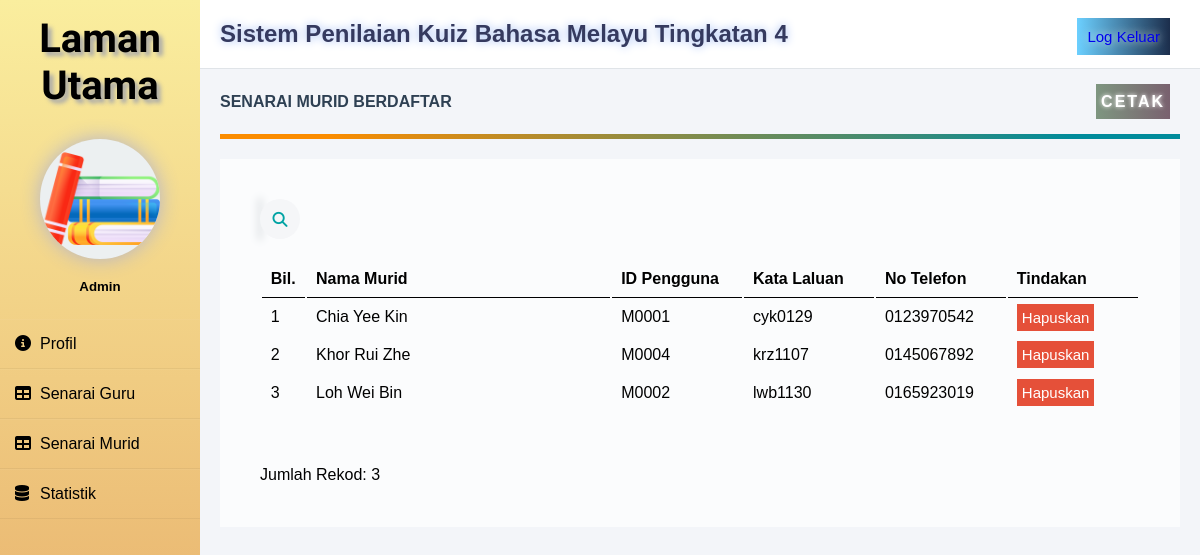
The app's page /senaraimurid.php (signed in) with its own data.
### tables this page shows
CREATE TABLE `pengguna` (
  `idpengguna` varchar(10) NOT NULL,
  `peranan` varchar(10) NOT NULL,
  `nama` varchar(20) NOT NULL,
  `katalaluan` varchar(10) NOT NULL,
  `notel` varchar(12) NOT NULL
);

### senaraimurid.php (the view, shortened to what this page needs)
<?php
require 'connect.php';
include('template/sidebar.php');
?>
<head>
    <link rel="stylesheet" href="css/senaraimuridstyle.css?v=<?php echo time(); ?>">
</head>
        <div class="space">
            <div class="header">
                <h2>Sistem Penilaian Kuiz Bahasa Melayu Tingkatan 4</h2>
                <div class="logoutbutton"><a href="logout.php">Log Keluar</a></div>
            </div>
            <div class="maincontent">
                <div class="title">SENARAI MURID BERDAFTAR</div>
                <a name="cetak" onclick="window.print()">CETAK</a>
                <div class="separator"></div>
                <div class="detailbox">
                    <?php
                        $querymurid = mysqli_query($conn, "SELECT * FROM pengguna WHERE peranan='murid' ORDER BY nama ASC");
                        ?>
                        <div class="searchbox">
                            <div class="searchbutton">
                                <i class="fas fa-search"></i>
                            </div>
                        </div>
                        <table class="senaraimurid" id="senaraimurid" autowidth="false">
                            <thead>
                                <tr>
                                    <th style="width: 5%;">Bil.</th>
                                    <th style="width: 35%;">Nama Murid</th>
                                    <th style="width: 15%;">ID Pengguna</th>
                                    <th style="width: 15%;">Kata Laluan</th>
                                    <th style="width: 15%;">No Telefon</th>
                                    <th style="width: 15%;">Tindakan</th>
                                </tr>
                            </thead>
                            <?php
                                if($querymurid==TRUE){
                                    $count = mysqli_num_rows($querymurid);
                                    if($count>0){
                                        $bil = 1;
                                        while($fetchmurid = mysqli_fetch_assoc($querymurid)): ?>
                                        <tbody>
                                            <tr>
                                                <td><?php echo $bil++;?></td>
                                                <td><?php echo $fetchmurid['nama'];?></td>
                                                <td><?php echo $fetchmurid['idpengguna'];?></td>
                                                <td><?php echo $fetchmurid['katalaluan'];?></td>
                                                <td><?php echo $fetchmurid['notel'];?></td>
                                                <td>
                                                    <a href="hapuskanmurid.php?idpengguna=<?php echo $fetchmurid['idpengguna']; ?>" class="hapusmurid" onclick="return confirm('Adakah anda ingin hapuskan semua rekod murid ini?')">Hapuskan</a>
                                                </td>
                                            </tr>
                                        </tbody>
                                        <?php endwhile; }} ?>
                        </table>
                        <br><br>Jumlah Rekod: <?php echo $bil-1;?><br>
                    </div>
            </div>
        </div>
</body>
</html>

### template/sidebar.css (style rules this page uses)
* { margin: 0; padding: 0; box-sizing: border-box; list-style: none; font-family: Verdana, Geneva, Tahoma, sans-serif; }
body { margin: 0; padding: 0; background: #f3f5f9; }

### css/senaraimuridstyle.css (style rules this page uses)
* { margin: 0; padding: 0; box-sizing: border-box; list-style: none; font-family: Verdana, Geneva, Tahoma, sans-serif; }
body { margin: 0; padding: 0; background: #f3f5f9; }
.space { width: 100%; margin-left: 200px; }
.header { padding: 20px; background: #fff; color: #000000; border-bottom: 1px solid #e0e4e8; }
.header h2 { color: #353A5F; text-shadow: 0 0 10px #9EBAF3; }
.logoutbutton { padding: 10px; background-image: linear-gradient(90deg,#6CD0FF,#1C2E4C); text-shadow: 0 0 10px #fff; float: right; margin-top: -30px; margin-right: 10px; font-size: 15px; color: #fff; }
a { text-decoration: none; }
.maincontent { margin: 20px; color: #000000; line-height: 25px; }
.maincontent div { margin-bottom: 20px; }
.title { font-weight: bold; color: #2E4053; }
.separator { height: 5px; background-image: linear-gradient(108.9deg, rgba(251,140,0,1) 11.2%, rgba(0,139,155,1) 88.9%); }
.detailbox { position: relative; background: #fff; background-color: rgba(255, 255, 255, 0.7); padding: 40px; }
.searchbox { position: relative; }
.searchbutton { position: absolute; top: 0; left: 0; background: #f5f6f8; width: 40px; height: 40px; border-radius: 50%; cursor: pointer; transition: all 0.5s 0.6s linear; }
.searchbutton .fas { position: absolute; top: 50%; left: 50%; transform: translate(-50%,-50%); color: #01a3a4; font-size: 15px; transition: all 0.5s 0.6s linear; }
.senaraimurid { width: 100%; table-layout: auto; }
table tr th { border-bottom: 1px solid black; padding: 1%; text-align: left; }
table tr td { padding: 1%; }
.hapusmurid { background-color: #e55039; padding: 5px; color: white; text-decoration: none; font-size: 15px; }
a[name="cetak"] { cursor: pointer; background-image: linear-gradient(to right, #7E9680, #79616F); text-shadow: 0 0 4px #fff; padding: 5px; color: white; letter-spacing: 2px; text-decoration: none; font-weight: bold; display: inline-block; float: right; margin-top: -50px; margin-right: 10px; }

### records on screen
pengguna: nama "Chia Yee Kin", idpengguna "M0001", katalaluan "cyk0129", notel "0123970542"
pengguna: nama "Khor Rui Zhe", idpengguna "M0004", katalaluan "krz1107", notel "0145067892"
pengguna: nama "Loh Wei Bin", idpengguna "M0002", katalaluan "lwb1130", notel "0165923019"

### other values on screen
$bil-1 "3"
